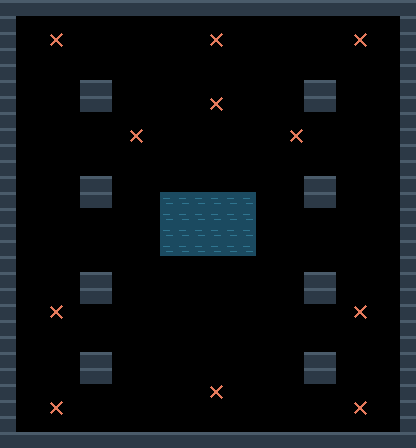

A level layout from a 2D game, rendered from its tile map. Below: a short description, then the map file with its tile-grid data intact:
An orthogonal 26x28 tile map with 16x16 px tiles, 2 tile layers (terreno, marcadores).

<map version="1.10" tiledversion="1.11.0" orientation="orthogonal" renderorder="right-down" width="26" height="28" tilewidth="16" tileheight="16" infinite="0" nextlayerid="3" nextobjectid="1">
 <properties>
  <property name="tipo" value="grande_v" />
  <property name="nombre" value="torre" />
 </properties>
 <tileset firstgid="1" source="muelle.tsx" />
 <layer id="1" name="terreno" width="26" height="28">
  <data encoding="csv">
1,1,1,1,1,1,1,1,1,1,1,1,1,1,1,1,1,1,1,1,1,1,1,1,1,1,
1,0,0,0,0,0,0,0,0,0,0,0,0,0,0,0,0,0,0,0,0,0,0,0,0,1,
1,0,0,0,0,0,0,0,0,0,0,0,0,0,0,0,0,0,0,0,0,0,0,0,0,1,
1,0,0,0,0,0,0,0,0,0,0,0,0,0,0,0,0,0,0,0,0,0,0,0,0,1,
1,0,0,0,0,0,0,0,0,0,0,0,0,0,0,0,0,0,0,0,0,0,0,0,0,1,
1,0,0,0,0,1,1,0,0,0,0,0,0,0,0,0,0,0,0,1,1,0,0,0,0,1,
1,0,0,0,0,1,1,0,0,0,0,0,0,0,0,0,0,0,0,1,1,0,0,0,0,1,
1,0,0,0,0,0,0,0,0,0,0,0,0,0,0,0,0,0,0,0,0,0,0,0,0,1,
1,0,0,0,0,0,0,0,0,0,0,0,0,0,0,0,0,0,0,0,0,0,0,0,0,1,
1,0,0,0,0,0,0,0,0,0,0,0,0,0,0,0,0,0,0,0,0,0,0,0,0,1,
1,0,0,0,0,0,0,0,0,0,0,0,0,0,0,0,0,0,0,0,0,0,0,0,0,1,
1,0,0,0,0,1,1,0,0,0,0,0,0,0,0,0,0,0,0,1,1,0,0,0,0,1,
1,0,0,0,0,1,1,0,0,0,2,2,2,2,2,2,0,0,0,1,1,0,0,0,0,1,
1,0,0,0,0,0,0,0,0,0,2,2,2,2,2,2,0,0,0,0,0,0,0,0,0,1,
1,0,0,0,0,0,0,0,0,0,2,2,2,2,2,2,0,0,0,0,0,0,0,0,0,1,
1,0,0,0,0,0,0,0,0,0,2,2,2,2,2,2,0,0,0,0,0,0,0,0,0,1,
1,0,0,0,0,0,0,0,0,0,0,0,0,0,0,0,0,0,0,0,0,0,0,0,0,1,
1,0,0,0,0,1,1,0,0,0,0,0,0,0,0,0,0,0,0,1,1,0,0,0,0,1,
1,0,0,0,0,1,1,0,0,0,0,0,0,0,0,0,0,0,0,1,1,0,0,0,0,1,
1,0,0,0,0,0,0,0,0,0,0,0,0,0,0,0,0,0,0,0,0,0,0,0,0,1,
1,0,0,0,0,0,0,0,0,0,0,0,0,0,0,0,0,0,0,0,0,0,0,0,0,1,
1,0,0,0,0,0,0,0,0,0,0,0,0,0,0,0,0,0,0,0,0,0,0,0,0,1,
1,0,0,0,0,1,1,0,0,0,0,0,0,0,0,0,0,0,0,1,1,0,0,0,0,1,
1,0,0,0,0,1,1,0,0,0,0,0,0,0,0,0,0,0,0,1,1,0,0,0,0,1,
1,0,0,0,0,0,0,0,0,0,0,0,0,0,0,0,0,0,0,0,0,0,0,0,0,1,
1,0,0,0,0,0,0,0,0,0,0,0,0,0,0,0,0,0,0,0,0,0,0,0,0,1,
1,0,0,0,0,0,0,0,0,0,0,0,0,0,0,0,0,0,0,0,0,0,0,0,0,1,
1,1,1,1,1,1,1,1,1,1,1,1,1,1,1,1,1,1,1,1,1,1,1,1,1,1
</data>
 </layer>
 <layer id="2" name="marcadores" width="26" height="28">
  <data encoding="csv">
0,0,0,0,0,0,0,0,0,0,0,0,0,0,0,0,0,0,0,0,0,0,0,0,0,0,
0,0,0,0,0,0,0,0,0,0,0,0,0,0,0,0,0,0,0,0,0,0,0,0,0,0,
0,0,0,3,0,0,0,0,0,0,0,0,0,3,0,0,0,0,0,0,0,0,3,0,0,0,
0,0,0,0,0,0,0,0,0,0,0,0,0,0,0,0,0,0,0,0,0,0,0,0,0,0,
0,0,0,0,0,0,0,0,0,0,0,0,0,0,0,0,0,0,0,0,0,0,0,0,0,0,
0,0,0,0,0,0,0,0,0,0,0,0,0,0,0,0,0,0,0,0,0,0,0,0,0,0,
0,0,0,0,0,0,0,0,0,0,0,0,0,3,0,0,0,0,0,0,0,0,0,0,0,0,
0,0,0,0,0,0,0,0,0,0,0,0,0,0,0,0,0,0,0,0,0,0,0,0,0,0,
0,0,0,0,0,0,0,0,3,0,0,0,0,0,0,0,0,0,3,0,0,0,0,0,0,0,
0,0,0,0,0,0,0,0,0,0,0,0,0,0,0,0,0,0,0,0,0,0,0,0,0,0,
0,0,0,0,0,0,0,0,0,0,0,0,0,0,0,0,0,0,0,0,0,0,0,0,0,0,
0,0,0,0,0,0,0,0,0,0,0,0,0,0,0,0,0,0,0,0,0,0,0,0,0,0,
0,0,0,0,0,0,0,0,0,0,0,0,0,0,0,0,0,0,0,0,0,0,0,0,0,0,
0,0,0,0,0,0,0,0,0,0,0,0,0,0,0,0,0,0,0,0,0,0,0,0,0,0,
0,0,0,0,0,0,0,0,0,0,0,0,0,0,0,0,0,0,0,0,0,0,0,0,0,0,
0,0,0,0,0,0,0,0,0,0,0,0,0,0,0,0,0,0,0,0,0,0,0,0,0,0,
0,0,0,0,0,0,0,0,0,0,0,0,0,0,0,0,0,0,0,0,0,0,0,0,0,0,
0,0,0,0,0,0,0,0,0,0,0,0,0,0,0,0,0,0,0,0,0,0,0,0,0,0,
0,0,0,0,0,0,0,0,0,0,0,0,0,0,0,0,0,0,0,0,0,0,0,0,0,0,
0,0,0,3,0,0,0,0,0,0,0,0,0,0,0,0,0,0,0,0,0,0,3,0,0,0,
0,0,0,0,0,0,0,0,0,0,0,0,0,0,0,0,0,0,0,0,0,0,0,0,0,0,
0,0,0,0,0,0,0,0,0,0,0,0,0,0,0,0,0,0,0,0,0,0,0,0,0,0,
0,0,0,0,0,0,0,0,0,0,0,0,0,0,0,0,0,0,0,0,0,0,0,0,0,0,
0,0,0,0,0,0,0,0,0,0,0,0,0,0,0,0,0,0,0,0,0,0,0,0,0,0,
0,0,0,0,0,0,0,0,0,0,0,0,0,3,0,0,0,0,0,0,0,0,0,0,0,0,
0,0,0,3,0,0,0,0,0,0,0,0,0,0,0,0,0,0,0,0,0,0,3,0,0,0,
0,0,0,0,0,0,0,0,0,0,0,0,0,0,0,0,0,0,0,0,0,0,0,0,0,0,
0,0,0,0,0,0,0,0,0,0,0,0,0,0,0,0,0,0,0,0,0,0,0,0,0,0
</data>
 </layer>
</map>
